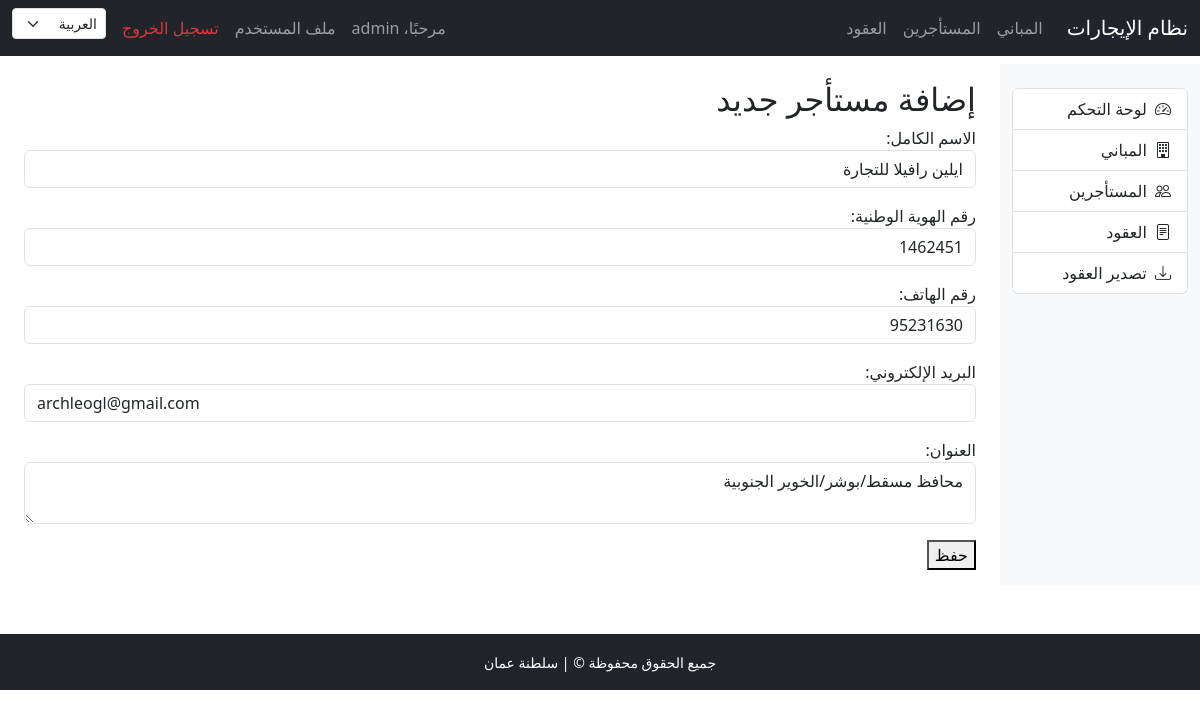
/ar/tenants/1/edit/ (signed in), run on the app's committed database.
### tenants/models.py (models this page shows, shortened)
class Tenant(models.Model):
  full_name = models.CharField(
    max_length=255,
    verbose_name=_("الاسم الكامل")
  )
  national_id = models.CharField(
    max_length=20,
    unique=True,
    verbose_name=_("رقم الهوية الوطنية")
  )
  phone = models.CharField(
    max_length=20,
    verbose_name=_("رقم الهاتف")
  )
  email = models.EmailField(
    blank=True,
    null=True,
    verbose_name=_("البريد الإلكتروني")
  )
  address = models.TextField(
    verbose_name=_("العنوان")
  )
  class Meta:
    verbose_name = _("مستأجر")
    verbose_name_plural = _("المستأجرين")

### tenants/views.py (the view)
# urls.py: path('<int:pk>/edit/', TenantUpdateView.as_view(), name='tenant_edit'),
class TenantUpdateView(LoginRequiredMixin, UpdateView):
  model = Tenant
  form_class = TenantForm
  template_name = 'tenants/tenant_form.html'
  success_url = reverse_lazy('tenant_list')

### tenants/forms.py
class TenantForm(forms.ModelForm):
  class Meta:
    model = Tenant
    fields = '__all__'
    widgets = {
      'full_name': forms.TextInput(attrs={'class': 'form-control'}),
      'national_id': forms.TextInput(attrs={'class': 'form-control'}),
      'phone': forms.TextInput(attrs={'class': 'form-control'}),
      'email': forms.EmailInput(attrs={'class': 'form-control'}),
      'address': forms.Textarea(attrs={'class': 'form-control', 'rows': 2}),
    }

### templates/tenants/tenant_form.html (shortened to what this page needs)
{% extends 'base.html' %}
{% load i18n %}
{% block content %}
<h2>{% trans "إضافة مستأجر جديد" %}</h2>
<form method="post">
    {{ form.as_p }}
    <button type="submit">{% trans "حفظ" %}</button>
</form>
{% endblock %}

### templates/includes/navbar.html (shortened to what this page needs)
<nav class="navbar navbar-expand-lg navbar-dark bg-dark">
  <div class="container-fluid">
    <a class="navbar-brand" href="{% url 'dashboard' %}">نظام الإيجارات</a>
    <div class="collapse navbar-collapse" id="navbarSupportedContent">
      <ul class="navbar-nav me-auto mb-2 mb-lg-0">
        {% if user.is_authenticated %}
        <li class="nav-item"><a class="nav-link" href="{% url 'building_list' %}">المباني</a></li>
        <li class="nav-item"><a class="nav-link" href="{% url 'tenant_list' %}">المستأجرين</a></li>
        <li class="nav-item"><a class="nav-link" href="{% url 'contract_list' %}">العقود</a></li>
        {% endif %}
      </ul>
      <ul class="navbar-nav">
        {% if user.is_authenticated %}
        <li class="nav-item">
          <span class="nav-link">مرحبًا، {{ user.username }}</span>
        </li>
        <li class="nav-item">
          <a class="nav-link" href="{% url 'profile' %}">ملف المستخدم</a>
        </li>
        <li class="nav-item">
          <a class="nav-link text-danger" href="{% url 'logout' %}">تسجيل الخروج</a>
        </li>
        {% else %}
        <li class="nav-item">
          <a class="nav-link" href="{% url 'login' %}">تسجيل الدخول</a>
        </li>
        {% endif %}
        <li class="nav-item">
          <form action="{% url 'set_language' %}" method="post" class="d-flex align-items-center">
            <select name="language" onchange="this.form.submit()" class="form-select form-select-sm ms-2">
              <option value="ar" {% if LANGUAGE_CODE == 'ar' %}selected{% endif %}>العربية</option>
            </select>
          </form>
        </li>
      </ul>
    </div>
  </div>
</nav>

### data on the page
Tenant: full_name "ايلين رافيلا للتجارة", national_id "1462451", phone "95231630", email "archleogl@gmail.com", address "محافظ مسقط/بوشر/الخوير الجنوبية"

### other printed values
{{ user.username }} "admin"
